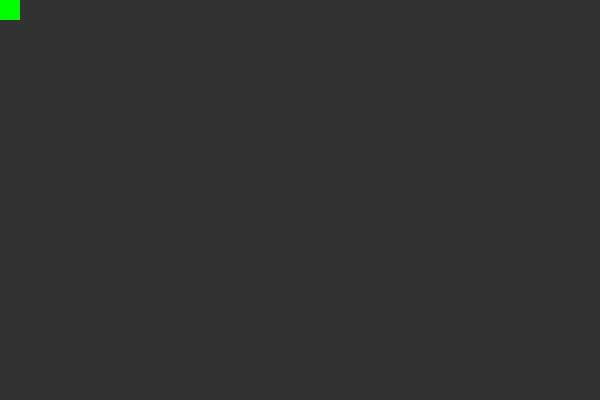
Frame 1 (no input)
Frame 60 (the mouse pressed at the canvas centre just before this capture): identical to frame 1, image omitted
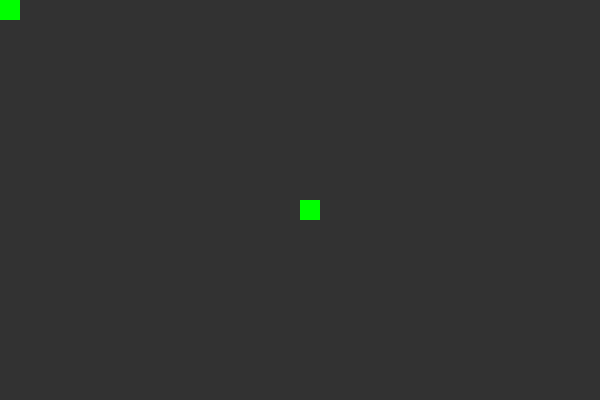
Frame 120 (the mouse held since frame 60 and released just before this capture)

The Processing sketch that drew these frames (run headless with seeded random() and noise(); from frame 60 on, the mouse is pressed at the canvas centre):

// Processing sketch: processing_150244
// ── processing_150244.pde

void setup(){
    size(600,400);
    background(50);
}
void draw(){
    noStroke();
    fill(0,255,0);
    rect(mouseX,mouseY,20,20);
}
